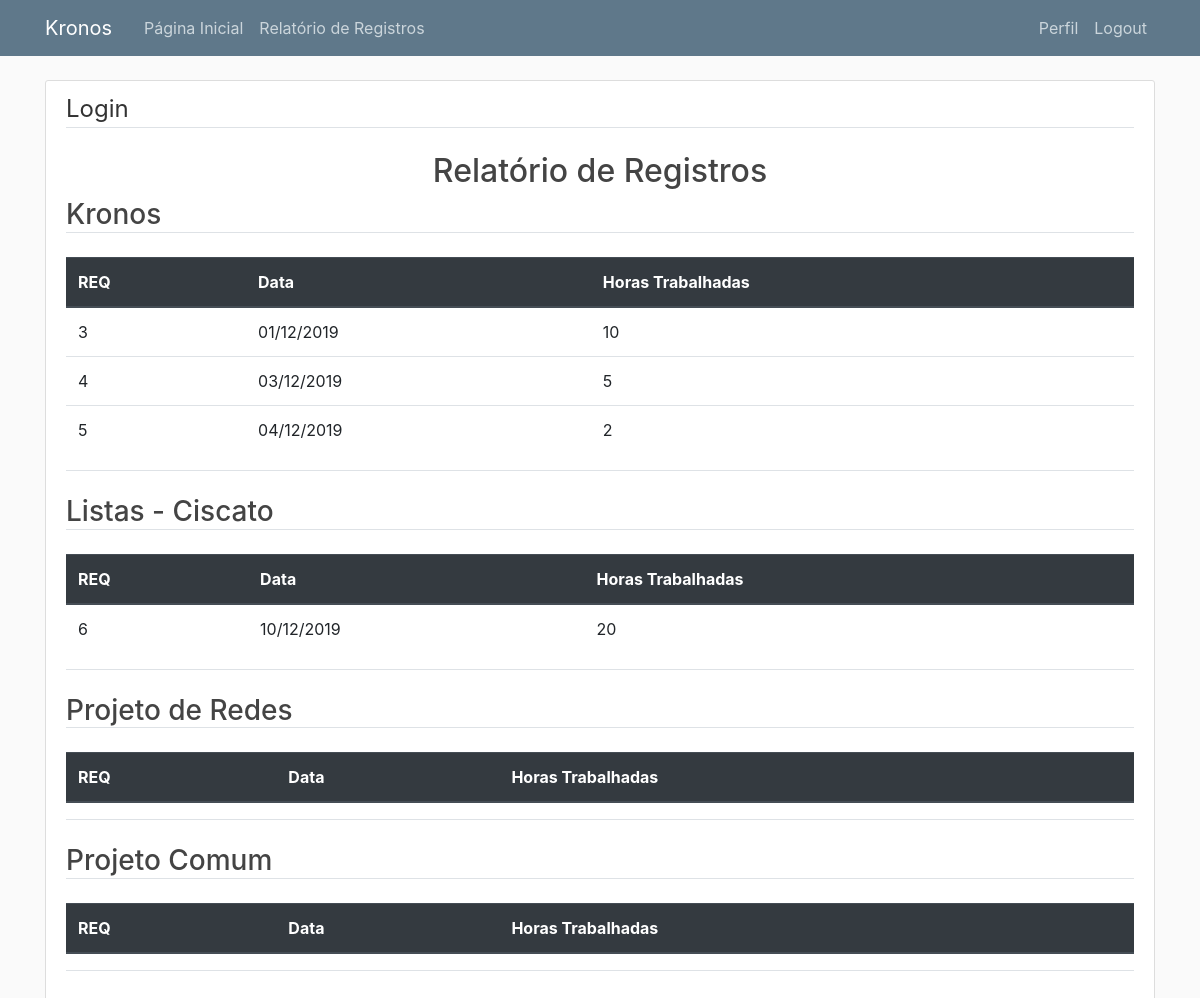
Screenshot of /relatorio/4.html (signed in) with the database file from the repository.
### kronos/models.py (models this page shows, shortened)
class Projeto(db.Model):
    __tablename__ = 'projetos'
    id = db.Column(db.Integer, primary_key=True)
    nome = db.Column(db.String(50), nullable=False)
    descricao = db.Column(db.Text)
    data_inicio = db.Column(Data, nullable=False, default=datetime.utcnow)
    data_entrega = db.Column(Data, nullable=False)
    total_horas = db.Column(db.Integer, nullable=False, default=0)
    registros = db.relationship('RegistroHoras', backref='projeto', lazy=True)

class RegistroHoras(db.Model):
    __tablename__ = 'registros'
    id = db.Column(db.Integer, primary_key=True)
    data = db.Column(Data, nullable=False)
    aprovacao = db.Column(db.Boolean, default=False)
    total_horas = db.Column(db.Integer, nullable=False)
    usuario_id = db.Column(db.Integer, db.ForeignKey('usuarios.id'), nullable=False)
    projeto_id = db.Column(db.Integer, db.ForeignKey('projetos.id'), nullable=False)

### kronos/routes.py (the view)
@app.route('/relatorio/<int:usuario_id>.html')
@login_required
def relatorio(usuario_id):
    projetos = Projeto.query.all()
    registros = RegistroHoras.query.filter_by(usuario_id=usuario_id)
    return render_template('relatorio.html', titulo='Relatório Horas/Projeto', registros=registros, projetos=projetos)

### kronos/models.py (called while the page is built)
@login_manager.user_loader
def load_user(usuario_id):
    return Usuario.query.get(int(usuario_id))

### kronos/templates/relatorio.html
{% extends "base.html" %}
{% block content %}
<div class="content-section">
        <legend class="border-bottom mb-4">Login</legend>
        <h2 style="text-align:center">Relatório de Registros</h2>
        {% for projeto in projetos %}
                <h3 class="border-bottom mb-4">{{ projeto.nome }}</h3>
                <table class="table">
                        <thead class="thead-dark">
                                <tr>
                                <th>REQ</th>
                                <th>Data</th>
                                <th>Horas Trabalhadas</th>
                                </tr>
                        </thead>
                        <tbody>
                                {% for registro in registros %}
                                        {% if registro.projeto.id == projeto.id %}
                                                <tr>
                                                        <td>{{ registro.id }}</td>
                                                        <td>{{ registro.data.strftime('%d/%m/%Y') }}</td>
                                                        <td>{{ registro.total_horas }}</td>
                                                </tr>
                                        {% endif %}
                                {% endfor %}
                        </tbody>
                </table>
                <h3 class="border-bottom mb-4">{{ horas }}</h3>
        {% endfor %}
</div>
{% endblock content %}

### kronos/static/main.css (style rules this page uses)
body { background: #fafafa; color: #333333; margin-top: 5rem; }
h1, h2, h3, h4, h5, h6 { color: #444444; }
.content-section { background: #ffffff; padding: 10px 20px; border: 1px solid #dddddd; border-radius: 3px; margin-bottom: 20px; }

### rows the page displays
Projeto: nome "Kronos"
RegistroHoras: id "3", data "01/12/2019", total_horas "10"
RegistroHoras: id "4", data "03/12/2019", total_horas "5"
RegistroHoras: id "5", data "04/12/2019", total_horas "2"
Projeto: nome "Listas - Ciscato"
RegistroHoras: id "6", data "10/12/2019", total_horas "20"
Projeto: nome "Projeto de Redes"
Projeto: nome "Projeto Comum"
